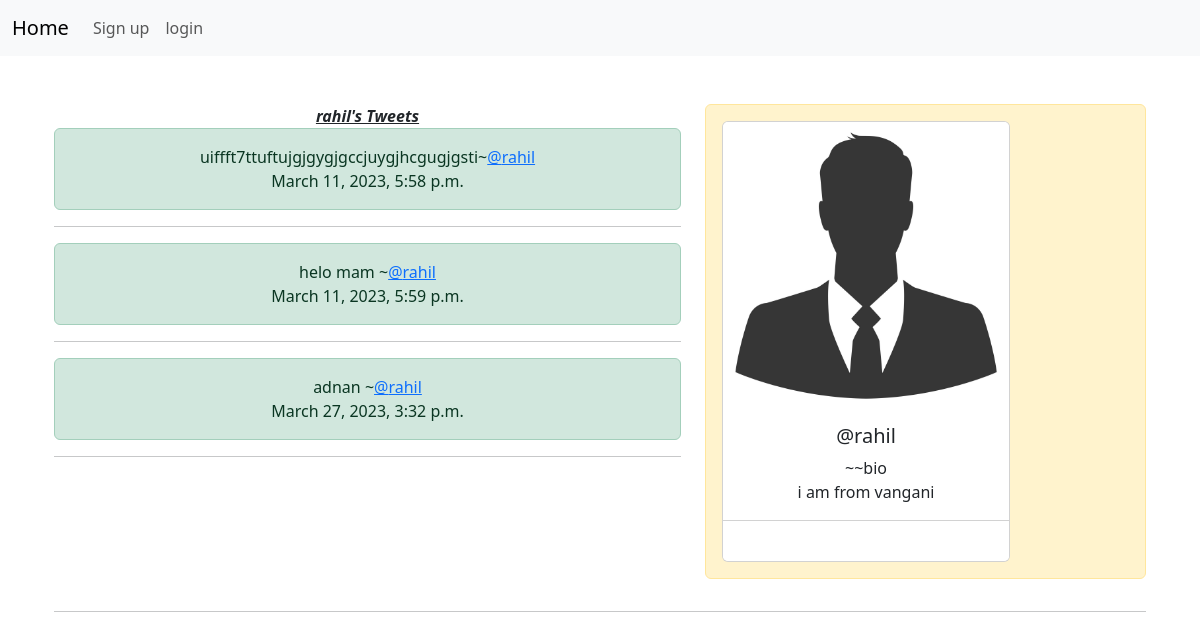
Screenshot of /userprofile/12 with the database file from the repository.
### miniproject/models.py (models this page shows, shortened)
class Profile(models.Model):
    user=models.CharField(max_length=100)
    password=models.CharField(max_length=100)
    social_media_url=models.CharField(max_length=50, blank=True,null=True)
    bio=models.TextField(blank=True)
    gender=models.CharField(max_length=10,default='male')
    color1=models.CharField(max_length=50)
    color2=models.CharField(max_length=50)
    color3=models.CharField(max_length=50)

class Tweet(models.Model):
    user=models.ForeignKey(User,on_delete=models.CASCADE)
    body=models.TextField(null=False,blank=False)
    date_created=models.DateTimeField(auto_now_add=True)

### miniproject/views.py (the view)
# urls.py: path('userprofile/<int:pk>',uprofile,name='uprofile'),
def uprofile(request, pk):
    user = get_object_or_404(User, id=pk)
    uname = user.username
    print(uname)
    if request.method == 'GET':
        profile = get_object_or_404(Profile, user=uname)
        tweets = Tweet.objects.filter(user_id=pk)
        context = {'profile': profile, 'tweets': tweets}
        return render(request, 'uprofile.html', context)

### miniproject/templates/uprofile.html
{% extends 'base.html' %}
{% load static %}
{% block content %}
<div class="container text-center">
    <br><br>
<div class="row">
    <div class="col-7">
      <b><i><u>{{profile.user}}'s Tweets</u></i></b>
        {% for t in tweets %}
        <div class="alert alert-success" role="alert">
            {{t.body}}~<a href="{% url 'uprofile' t.user.id %}" >@{{t.user.username}}</a>
            <br>{{t.date_created|date:'DATETIME_FORMAT'}}
          </div><hr>
          {% endfor %}
    </div>
    <div class="col-5">
      <div class="alert alert-warning" role="alert">
      <div class="card" style="width: 18rem;">
        {% if profile.gender == "male" %}
        <img src="{% static 'images/default.jpg' %}" class="card-img-top" alt="...">
        {% else %}
        <img src="{% static 'images/girl.png' %}" class="card-img-top" alt="...">
        {% endif %}
        <div class="card-body">
          <h5 class="card-title">@{{profile.user}}</h5>
          <p class="card-text">~~bio <br>{{profile.bio}}</p>
        </div>
        <ul class="list-group list-group-flush">
          <li class="list-group-item"><a href="{{profile.social_media_url}}" target="_blank">{{profile.social_media_url}} </a></li>
        </ul>
    </div>
    </div>
</div>
{% endblock %}

### miniproject/templates/base.html (shortened to what this page needs)
<!DOCTYPE html>
<html lang="en">
<head>
    <link href="https://cdn.jsdelivr.net/npm/bootstrap@5.3.0-alpha1/dist/css/bootstrap.min.css" rel="stylesheet">
</head>
<body>
    <nav class="navbar navbar-expand-lg bg-body-tertiary">
        <div class="container-fluid">
            {% if user.is_authenticated %}
          <a class="navbar-brand" href="{% url 'uprofile' request.user.id %}">{{user.username}}</a>
          {% else %}
          <a class="navbar-brand" href="{% url 'home' %}">Home</a>
          {% endif %}
          <div class="collapse navbar-collapse" id="navbarSupportedContent">
            <ul class="navbar-nav me-auto mb-2 mb-lg-0">
              {% if user.is_authenticated %}
              <li class="nav-item">
                <a class="nav-link" href="{% url 'logout' %}">Logout?</a>
              </li>
              {% else %}
              <li class="nav-item">
                <a class="nav-link" href="{% url 'register' %}">Sign up</a>
              </li>
              <li class="nav-item">
                <a class="nav-link" href="{% url 'login' %}">login</a>
              </li>
              {% endif %}
          </div>
        </div>
      </nav>
    <div class="container">
      {% block content %}
      {% endblock %}
    </div>
    <hr>
</body>
</html>

### miniproject/templates/base.html (style rules this page uses)
.card a { color: white; transition: .4s ease-in-out; }

### rows the page displays
Profile: user "rahil", bio "i am from vangani"
Tweet: body "uiffft7ttuftujgjgygjgccjuygjhcgugjgsti", user.username "rahil", date_created "March 11, 2023, 5:58 p.m."
Tweet: body "helo mam", user.username "rahil", date_created "March 11, 2023, 5:59 p.m."
Tweet: body "adnan", user.username "rahil", date_created "March 27, 2023, 3:32 p.m."
